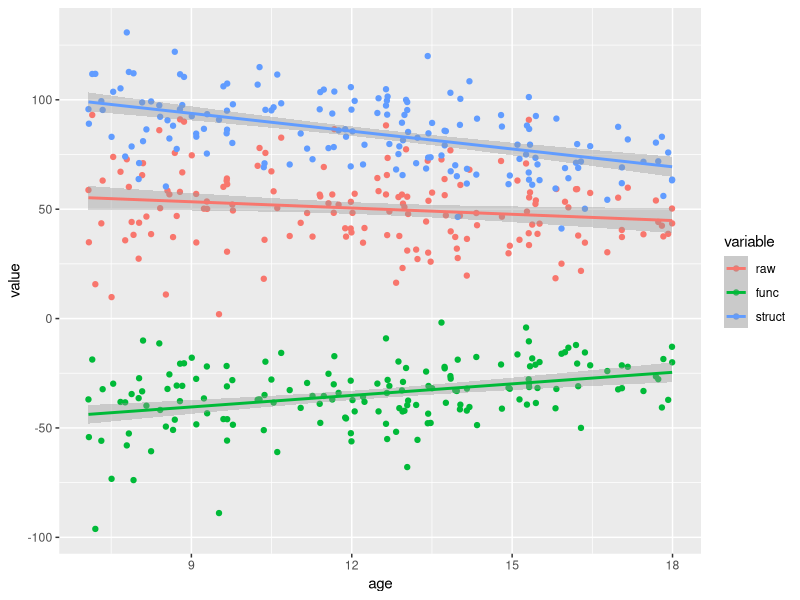

Recreate this plot in R.
demog <- read.csv('DemogWithASLVals.csv')
require(reshape2)
require(ggplot2)
raw <- demog$FuncCBFVals.Label87[-127] + demog$StructCBFVals.Label87[-127]
func <- demog$FuncCBFVals.Label87[-127]
struct <- demog$StructCBFVals.Label87[-127]
age <- demog$AgeAtScan[-127]
mydat <- data.frame(raw=raw, age=age, func=func, struct=struct)
mydat.m <- melt(mydat, id="age")
ggplot(mydat.m, aes(age, value, colour=variable)) + geom_point() + geom_smooth(method='lm')

print(summary(lm(raw ~ age)))
print(summary(lm(struct ~ age)))
print(summary(lm(func ~ age)))